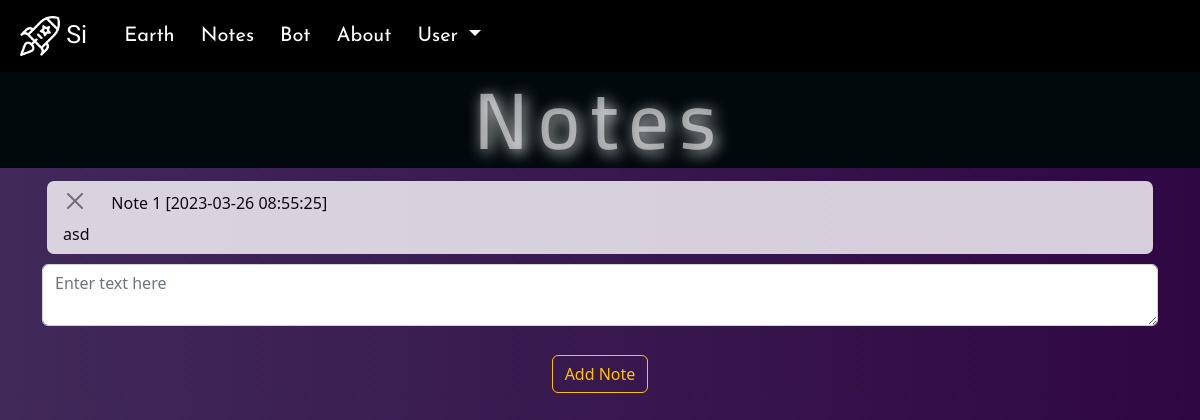
/notes (signed in), run on an earlier commit of the app's database.
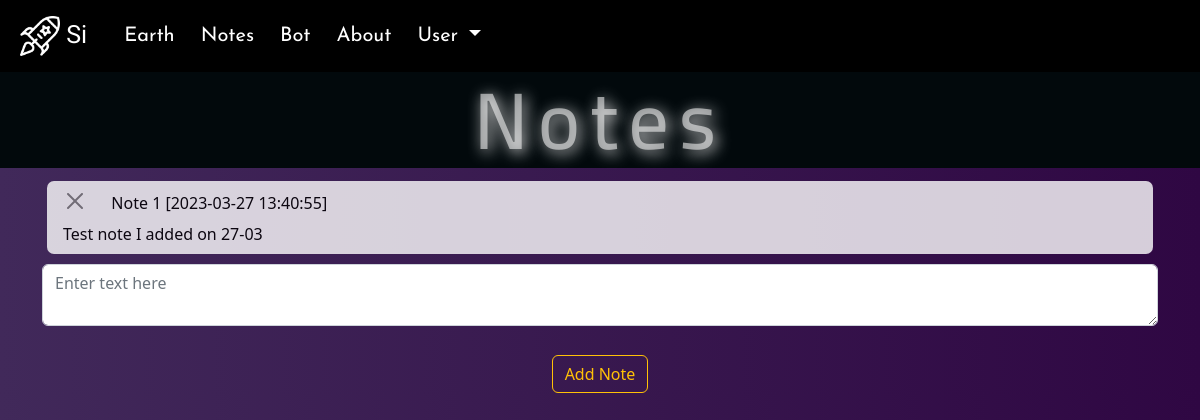
And on a later commit of the database.
### website/models.py (models this page shows)
class Note(db.Model):
    id = db.Column(db.Integer, primary_key=True)
    data = db.Column(db.String(10000))
    date = db.Column(db.DateTime(timezone=True,), default=func.now())
    user_id = db.Column(db.Integer, db.ForeignKey('user.id'))

### website/views.py (the view, shortened to what this page needs)
@views.route('/notes', methods=['GET', 'POST'])
@login_required
def notes():
    return render_template("notes.html", user=current_user)

### website/__init__.py (called while the page is built)
def create_app():
    app = Flask(__name__)
    app.config['SECRET_KEY'] = 'hjshjhdjah kjshkjdhjs'
    app.config['SQLALCHEMY_DATABASE_URI'] = f'sqlite:///{DB_NAME}'
    db.init_app(app)
    from .views import views
    from .auth import auth
    from .bot import bot_bp
    app.register_blueprint(views, url_prefix='/')
    app.register_blueprint(auth, url_prefix='/')
    app.register_blueprint(bot_bp, url_prefix='/')
    from .models import User, Note
    with app.app_context():
        db.create_all()
    login_manager = LoginManager()
    login_manager.login_view = 'auth.login'
    login_manager.init_app(app)
    @login_manager.user_loader
    def load_user(id):
        return User.query.get(int(id))
    return app

### website/templates/notes.html (shortened to what this page needs)
{% extends "base.html" %}
{% block header %}
<link rel="stylesheet" href="{{url_for('static',filename='css/notes_style.css')}}">
{% endblock %}
{% block content%}
<h2 id="head" align="center">Notes</h2>
<div class="container">
  <ul class="list-group list-group-flush" id="notes">
    {% for note in user.notes %}
    <li class="list-group-item" id="noted">
      <h6>
        <button type="button" class="btn-close" onClick="deleteNote({{ note.id }})">
        </button> &emsp;
        Note {{ note.id }} [{{note.date}}]
      </h6>{{ note.data }}
    </li>
    {% endfor %}
  </ul>
  <form method="POST">
    <textarea name="note" id="note" class="form-control" placeholder="Enter text here"></textarea>
    <br />
    <div align="center">
      <button type="submit" class="btn btn-outline-warning">Add Note</button>
    </div>
  </form>
</div>
  {% endblock %}

What changed in the data, as far as the page shows it:
changed Note id 1: date "2023-03-26 08:55:25" → "2023-03-27 13:40:55"; data "asd" → "Test note I added on 27-03"
